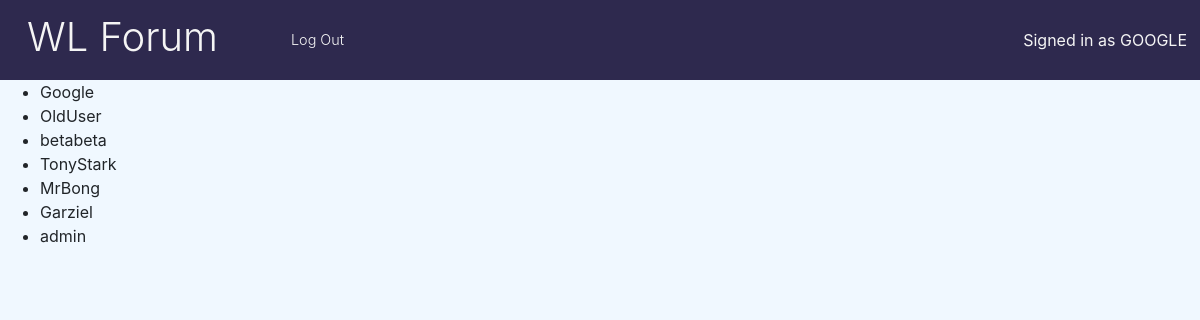
Before: /admin.php (signed in) with the older database file.
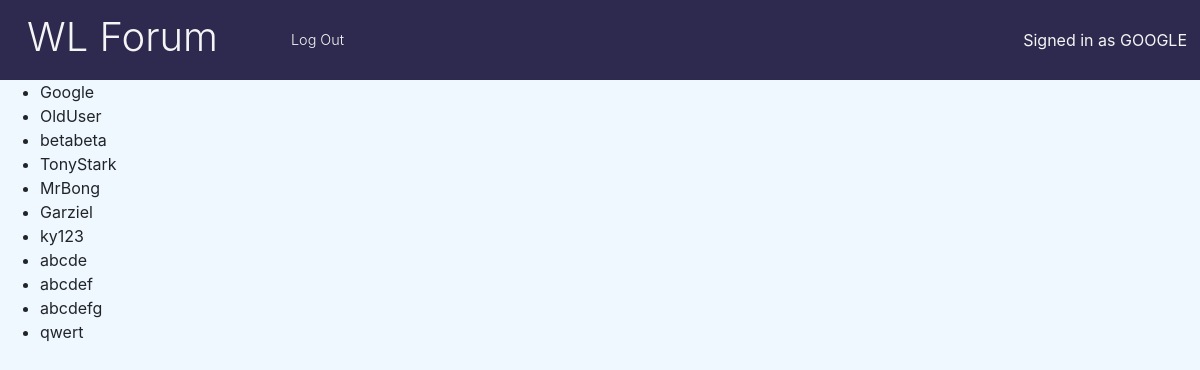
After: the same page with the newer database file.
### tables this page shows
CREATE TABLE `user` (
  `id` int(3) NOT NULL,
  `email` varchar(30) NOT NULL,
  `username` varchar(10) NOT NULL,
  `password` varchar(255) NOT NULL,
  `num_of_posts` int(11) NOT NULL DEFAULT 0,
  `date_joined` datetime NOT NULL DEFAULT current_timestamp(),
  `status` varchar(1) NOT NULL DEFAULT '1'
);

### admin.php (the view, shortened to what this page needs)
<?php
    require 'header.php';
    $mysqli = new mysqli("localhost", "root", "", "brinets");
    $result = $mysqli->query("SELECT * FROM user");
    $sql1 = "SELECT status FROM user WHERE username='$username'" ;
    $result1 = $mysqli->query($sql1);
    $row1 = $result1->fetch_assoc();
    $status = $row1['status'];
    echo "<ul>";
    if($status == 1){
    while ($row = $result->fetch_assoc()) {
            echo "<li>" . $row["username"] . "</li>";
        }
    }
    echo "</ul>";
?>

### header.php (shortened to what this page needs)
<?php
        if(!isset($_SESSION['uid'])){
            $username = "Please relogin";
        } else{
            $username = $_SESSION['uid'];
        }
?>
<!DOCTYPE HTML>
<html lang="en">
<head>
    <link rel="stylesheet" href="https://stackpath.bootstrapcdn.com/bootstrap/4.1.2/css/bootstrap.min.css"
>
    <link rel="stylesheet" href="style/header.css">
</head>
<header>
    <h1 class="display-4" style="font-size: 40px;"><a href="menu.php">WL Forum</a></h1>
    <nav>
        <ul>
            <?php
                if(isset($_SESSION['uid'])){
                    echo '<li class="lead"><a href="do_logout.php">Log Out</a></li>';
                }
            ?>
        </ul>
        <?php
            if(!isset($_SESSION['uid'])) {
                echo    '<a href="login.php"><button type="button" class="btn btn-warning">Login</button></a><span id="or">or</span><span class="Register"><a href="register.php">Register</a></span>';
            } else {
                $uid=$_SESSION['uid'];
                $uid=strtoupper($uid);
                echo    '<span id="or">Signed in as '.$uid.'</span>';
            }
        ?>
     </nav>
</header>
<body>

### style/header.css (style rules this page uses)
header { width: 100%; background-color: #2E294E; height: 80px; }
header h1 { padding: 3px; float: left; margin-left: 2%; margin-top: 10px; color: whitesmoke; }
nav > ul { margin: 0 }
header h1 a { color: whitesmoke; }
header ul { width: auto; float: left; margin-top: 8px; }
header li { display: inline-block; padding: 15px 30px; height: 100%; }
header li a { text-align: center; color: whitesmoke; text-decoration: none; font-size: 1.2vw; font-weight: 325; }
nav span#or { padding: 3px; float: right; margin-right: 10px; margin-top: 25px; color: whitesmoke; }
body { background-color: aliceblue; height: 100%; }
html { height: 100%; }

Changed rows visible on the page:
removed user: username "admin"
added user: username "ky123"
added user: username "abcde"
added user: username "abcdef"
added user: username "abcdefg"
added user: username "qwert"
